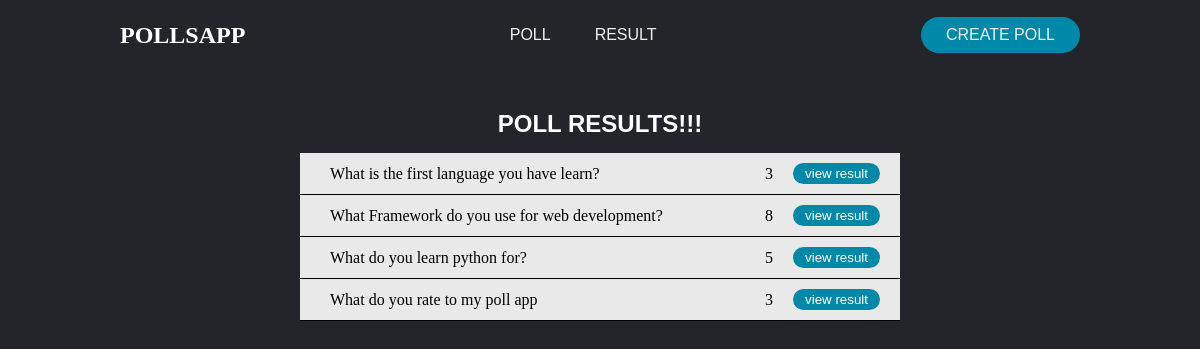
Page /home/result/ on the earlier database version.
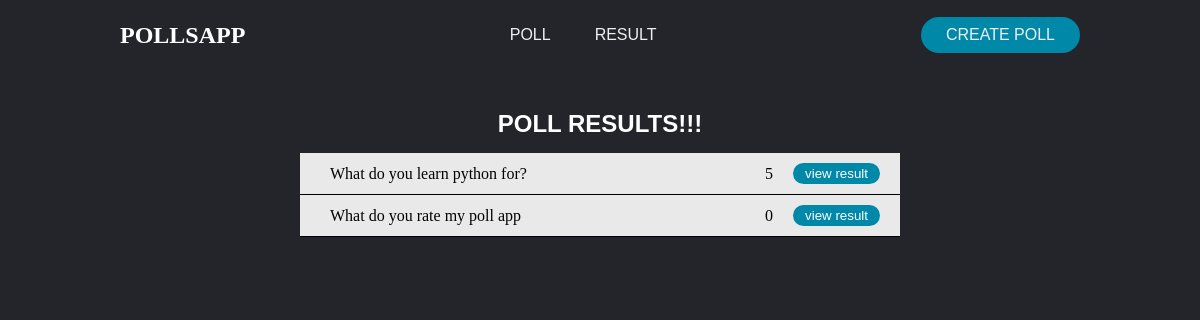
Same page on the later database version.
### polls/models.py (models this page shows)
class Poll(models.Model):
    pollquestion=models.TextField()
    option1=models.CharField(max_length=65)
    option2=models.CharField(max_length=65)
    option3=models.CharField(max_length=65)
    option1_count=models.IntegerField(default=0)
    option2_count=models.IntegerField(default=0)
    option3_count=models.IntegerField(default=0)
    def total(self):
        return self.option1_count+self.option2_count+self.option3_count

### polls/views.py (the view)
# urls.py: path('result/',views.results,name='results'),
def results(request):
	polls = Poll.objects.all()
	context={
		'polls':polls
	}
	return render(request,'result.html',context)

### polls/templates/result.html (shortened to what this page needs)
{%extends 'index.html'%}
{%load static%}
{%block link%}
<link rel="stylesheet" href="{% static 'resultstyle.css' %}">
{%endblock%}
{%block content%}
<main>
    <h2 class="resultheader">POLL RESULTS!!!</h2>
    {% for poll in polls %}
    <div class="pollresults">
        <p class="pollquestion">{{ poll.pollquestion}}</p>
        <p class="votecount">{{poll.total}}</p>
        <a href="{% url 'detailedresult' poll.id %}"><button class="resultbtn">view result</button></a>
    </div>
    {% endfor %}
</main>
{%endblock%}

### polls/templates/index.html (shortened to what this page needs)
{% load static %}
<!DOCTYPE html>
<html>
<head>
	{%block link%}
	{%endblock%}
	<link rel="stylesheet" type="text/css" href="{% static 'indexstyle.css'%}">
</head>
<body>
	<header>
		<h2 class="logo">POLLSAPP</h2>
		<nav>
		<ul class="navlinks">
			<li><a href="{% url 'home' %}">POLL</a></li>
			<li><a href="{% url 'results'%}">RESULT</a></li>
		</ul>
		</nav>
		<a href="{%url 'create'%}"><button class="contact">CREATE POLL</button></a>
	</header>
	{% block content %}
	{% endblock %}
</body>
</html>

### polls/static/resultstyle.css (style rules this page uses)
main { padding: 40px 0px; display: flex; flex-direction: column; }
.resultheader { font-family: Arial, Helvetica, sans-serif; color: white; margin-left: auto; margin-right: auto; margin-bottom: 15px; }
.pollresults { border-bottom: 1px solid black; color: black; padding: 10px 20px; width: 50%; display: flex; flex-direction: row; justify-content: flex-end; align-items: center; margin-left: auto; margin-right: auto; background-color: rgb(233, 233, 233); }
.pollquestion { margin-right: auto; margin-left: 10px; }
.votecount { padding: 0px 20px; }
.resultbtn { color: white; transition: all 0.3s ease 0s; padding: 3px 12px; border: none; border-radius: 25px; background-color: rgb(0, 136, 169, 1); }

### polls/static/indexstyle.css (style rules this page uses)
* { box-sizing: border-box; margin: 0; padding: 0; }
body { background: #24252a; }
.navlinks li,.navlinks li a, .contact { font-family: arial; font-weight: 500; font-size: 16px; color: #edf0f1; text-decoration: none; }
header { display: flex; justify-content:space-between; align-items: center; padding: 30px 10%; height: 70px; }
.logo { cursor: pointer; color: white; }
.navlinks { list-style: none; }
.navlinks li { display: inline-block; padding: 0px 20px; }
.navlinks li a { transition: all 0.3s ease 0s; }
header a button { padding: 9px 25px; background-color: rgb(0, 136, 169, 1); border: none; border-radius:50px; cursor: pointer; transition: all 0.3s ease 0s; }

Differences in the rows shown:
removed Poll: pollquestion "What is the first language you have learn?", total "3"
removed Poll: pollquestion "What Framework do you use for web development?", total "8"
removed Poll: pollquestion "What do you rate to my poll app", total "3"
added Poll: pollquestion "What do you rate my poll app", total "0"
